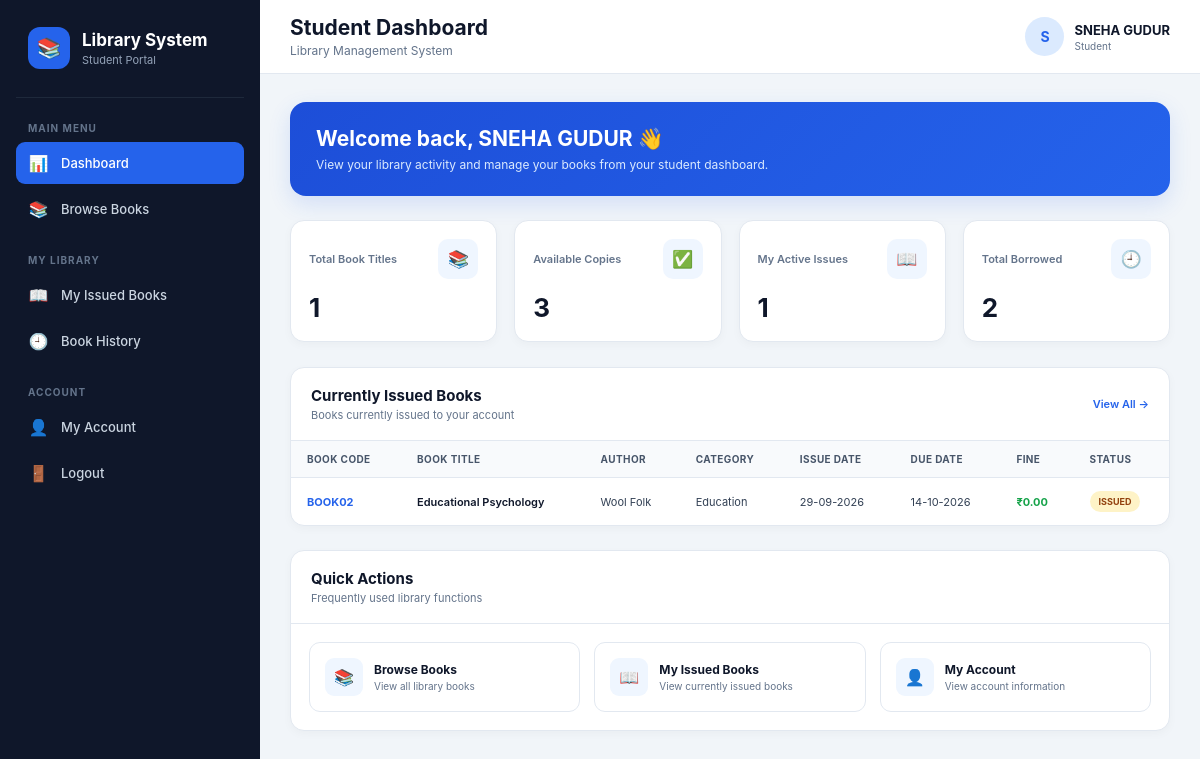
Page /user/dashboard.php (signed in) on the committed database.
### tables this page shows
CREATE TABLE `issued_books` (
  `id` int(11) NOT NULL,
  `book_id` int(11) NOT NULL,
  `user_id` int(11) NOT NULL,
  `issue_date` date NOT NULL,
  `due_date` date NOT NULL,
  `return_date` date DEFAULT NULL,
  `status` enum('issued','returned') DEFAULT 'issued',
  `fine` decimal(10,2) DEFAULT 0.00
);

CREATE TABLE `books` (
  `id` int(11) NOT NULL,
  `book_code` varchar(50) NOT NULL,
  `title` varchar(200) NOT NULL,
  `isbn` varchar(50) DEFAULT NULL,
  `author_id` int(11) DEFAULT NULL,
  `category_id` int(11) DEFAULT NULL,
  `publisher` varchar(150) DEFAULT NULL,
  `publication_year` year(4) DEFAULT NULL,
  `quantity` int(11) DEFAULT 1,
  `available_quantity` int(11) DEFAULT 1,
  `shelf_number` varchar(50) DEFAULT NULL,
  `qr_code` varchar(255) DEFAULT NULL,
  `created_at` timestamp NOT NULL DEFAULT current_timestamp()
);

CREATE TABLE `authors` (
  `id` int(11) NOT NULL,
  `author_name` varchar(150) NOT NULL
);

CREATE TABLE `categories` (
  `id` int(11) NOT NULL,
  `category_name` varchar(100) NOT NULL
);

### user/dashboard.php (the view, shortened to what this page needs)
<?php
require_once "../config/database.php";
$user_id = (int) $_SESSION["user_id"];
$user_name = $_SESSION["user_name"] ?? "Student";
$result = $conn->query(
    "SELECT COUNT(*) AS total
     FROM books"
);
$total_books = (int) $result->fetch_assoc()["total"];
$result = $conn->query(
    "SELECT COALESCE(SUM(available_quantity), 0) AS total
     FROM books"
);
$available_books = (int) $result->fetch_assoc()["total"];
$stmt = $conn->prepare(
    "SELECT COUNT(*) AS total
     FROM issued_books
     WHERE user_id = ?
     AND status = 'issued'"
);
$stmt->bind_param("i", $user_id);
$stmt->execute();
$result = $stmt->get_result();
$active_issues = (int) $result->fetch_assoc()["total"];
$stmt = $conn->prepare(
    "SELECT COUNT(*) AS total
     FROM issued_books
     WHERE user_id = ?"
);
$stmt->bind_param("i", $user_id);
$stmt->execute();
$result = $stmt->get_result();
$total_borrowed = (int) $result->fetch_assoc()["total"];
$stmt = $conn->prepare(
    "SELECT
        ib.id,
        b.book_code,
        b.title,
        a.author_name,
        c.category_name,
        ib.issue_date,
        ib.due_date,
        ib.fine
     FROM issued_books ib
     INNER JOIN books b
        ON ib.book_id = b.id
     LEFT JOIN authors a
        ON b.author_id = a.id
     LEFT JOIN categories c
        ON b.category_id = c.id
     WHERE ib.user_id = ?
     AND ib.status = 'issued'
     ORDER BY ib.due_date ASC"
);
$stmt->bind_param("i", $user_id);
$stmt->execute();
$current_books = $stmt->get_result();
?>
<!DOCTYPE html>
<html lang="en">
<head>
</head>
<body>
<div class="layout">
<aside class="sidebar">
    <div class="brand">
        <div class="brand-icon">
            📚
        </div>
        <div class="brand-text">
            <h2>
                Library System
            </h2>
            <p>
                Student Portal
            </p>
        </div>
    </div>
    <div class="nav-title">
        Main Menu
    </div>
    <a
        href="dashboard.php"
        class="nav-item active"
    >
        <span class="nav-icon">
            📊
        </span>
        Dashboard
    </a>
    <a
        href="books.php"
        class="nav-item"
    >
        <span class="nav-icon">
            📚
        </span>
        Browse Books
    </a>
    <div class="nav-title">
        My Library
    </div>
    <a
        href="issued_books.php"
        class="nav-item"
    >
        <span class="nav-icon">
            📖
        </span>
        My Issued Books
    </a>
    <a
        href="history.php"
        class="nav-item"
    >
        <span class="nav-icon">
            🕘
        </span>
        Book History
    </a>
    <div class="nav-title">
        Account
    </div>
    <a
        href="account.php"
        class="nav-item"
    >
        <span class="nav-icon">
            👤
        </span>
        My Account
    </a>
    <a
        href="../auth/logout.php"
        class="nav-item"
    >
        <span class="nav-icon">
            🚪
        </span>
        Logout
    </a>
</aside>
<main class="main">
    <header class="topbar">
        <div class="page-title">
            <h1>
                Student Dashboard
            </h1>
            <p>
                Library Management System
            </p>
        </div>
        <div class="profile">
            <div class="profile-avatar">
                <?= htmlspecialchars(
                    strtoupper(
                        substr($user_name, 0, 1)
                    )
                ) ?>
            </div>
            <div class="profile-details">
                <strong>
                    <?= htmlspecialchars($user_name) ?>
                </strong>
                <span>
                    Student
                </span>
            </div>
        </div>
    </header>
    <div class="content">
        <div class="welcome">
            <h2>
                Welcome back,
                <?= htmlspecialchars($user_name) ?> 👋
            </h2>
            <p>
                View your library activity and manage your books
                from your student dashboard.
            </p>
        </div>
        <div class="stats">
            <div class="stat-card">
                <div class="stat-top">
                    <span class="stat-label">
                        Total Book Titles
                    </span>
                    <div class="stat-icon">
                        📚
                    </div>
                </div>
                <div class="stat-value">
                    <?= $total_books ?>
                </div>
            </div>
            <div class="stat-card">
                <div class="stat-top">
                    <span class="stat-label">
                        Available Copies
                    </span>
                    <div class="stat-icon">
                        ✅
                    </div>
                </div>
                <div class="stat-value">
                    <?= $available_books ?>
                </div>
            </div>
            <div class="stat-card">
                <div class="stat-top">
                    <span class="stat-label">
                        My Active Issues
                    </span>
                    <div class="stat-icon">
                        📖
                    </div>
                </div>
                <div class="stat-value">
                    <?= $active_issues ?>
                </div>
            </div>
            <div class="stat-card">
                <div class="stat-top">
                    <span class="stat-label">
                        Total Borrowed
                    </span>
                    <div class="stat-icon">
                        🕘
                    </div>
                </div>
                <div class="stat-value">
                    <?= $total_borrowed ?>
                </div>
            </div>
        </div>
        <section class="section">
            <div class="section-header">
                <div>
                    <h3>
                        Currently Issued Books
                    </h3>
                    <p>
                        Books currently issued to your account
                    </p>
                </div>
                <a
                    href="issued_books.php"
                    class="section-link"
                >
                    View All →
                </a>
            </div>
            <?php if ($current_books->num_rows > 0): ?>
                <div class="table-container">
                    <table>
                        <thead>
                            <tr>
                                <th>
                                    Book Code
                                </th>
                                <th>
                                    Book Title
                                </th>
                                <th>
                                    Author
                                </th>
                                <th>
                                    Category
                                </th>
                                <th>
                                    Issue Date
                                </th>
                                <th>
                                    Due Date
                                </th>
                                <th>
                                    Fine
                                </th>
                                <th>
                                    Status
                                </th>
                            </tr>
                        </thead>
                        <tbody>
                        <?php while (
                            $book =
                            $current_books->fetch_assoc()
                        ): ?>
                            <?php
                            $today = new DateTime();
                            $due_date =
                                new DateTime(
                                    $book["due_date"]
                                );
                            $overdue =
                                $today > $due_date;
                            ?>
                            <tr>
                                <td>
                                    <span class="book-code">
                                        <?= htmlspecialchars(
                                            $book["book_code"]
                                        ) ?>
                                    </span>
                                </td>
                                <td>
                                    <span class="book-title">
                                        <?= htmlspecialchars(
                                            $book["title"]
                                        ) ?>
                                    </span>
                                </td>
                                <td>
                                    <?= htmlspecialchars(
                                        $book["author_name"]
                                        ?? "-"
                                    ) ?>
                                </td>
                                <td>
                                    <?= htmlspecialchars(
                                        $book["category_name"]
                                        ?? "-"
                                    ) ?>
                                </td>
                                <td>
                                    <?= date(
                                        "d-m-Y",
                                        strtotime(
                                            $book["issue_date"]
                                        )
                                    ) ?>
                                </td>
                                <td>
                                    <?= date(
                                        "d-m-Y",
                                        strtotime(
                                            $book["due_date"]
                                        )
                                    ) ?>
                                </td>
                                <td>
                                    <?php if (
                                        (float)$book["fine"] > 0
                                    ): ?>
                                        <span class="fine fine-due">
                                            ₹<?= number_format(
                                                (float)$book["fine"],
                                                2
                                            ) ?>
                                        </span>
                                    <?php else: ?>
                                        <span class="fine fine-zero">
                                            ₹0.00
                                        </span>
                                    <?php endif; ?>
                                </td>
                                <td>
                                    <?php if ($overdue): ?>
                                        <span
                                            class="status status-overdue"
                                        >
                                            OVERDUE
                                        </span>
                                    <?php else: ?>
                                        <span
                                            class="status status-issued"
                                        >
                                            ISSUED
                                        </span>
                                    <?php endif; ?>
                                </td>
                            </tr>
                        <?php endwhile; ?>
                        </tbody>
                    </table>
                </div>
            <?php endif; ?>
        </section>
        <section class="section">
            <div class="section-header">
                <div>
                    <h3>
                        Quick Actions
                    </h3>
                    <p>
                        Frequently used library functions
                    </p>
                </div>
            </div>
            <div class="quick-actions">
                <a
                    href="books.php"
                    class="quick-action"
                >
                    <div class="quick-icon">
                        📚
                    </div>
                    <div>
                        <strong>
                            Browse Books
                        </strong>
                        <span>
                            View all library books
                        </span>
                    </div>
                </a>
                <a
                    href="issued_books.php"
                    class="quick-action"
                >
                    <div class="quick-icon">
                        📖
                    </div>
                    <div>
                        <strong>
                            My Issued Books
                        </strong>
                        <span>
                            View currently issued books
                        </span>
                    </div>
                </a>
                <a
                    href="account.php"
                    class="quick-action"
                >
                    <div class="quick-icon">
                        👤
                    </div>
                    <div>
                        <strong>
                            My Account
                        </strong>
                        <span>
                            View account information
                        </span>
                    </div>
                </a>
            </div>
        </section>
    </div>
</main>
</div>
</body>
</html>

### rows in the picture
issued_books: book.book_code "BOOK02", book.title "Educational Psychology", authors.author_name "Wool Folk", categories.category_name "Education", issue_date "29-09-2026", due_date "14-10-2026", fine "₹0.00", shows "ISSUED"

### other values in the picture
substr($user_name, 0, 1) "S"
$user_name "SNEHA GUDUR"
$total_books "1"
$available_books "3"
$active_issues "1"
$total_borrowed "2"
